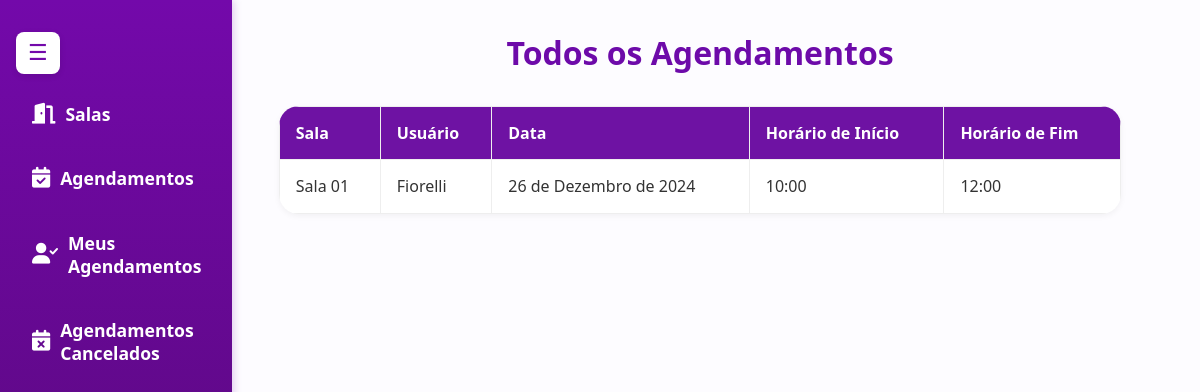
/agendamentos/ (signed in), run on an earlier commit of the app's database.
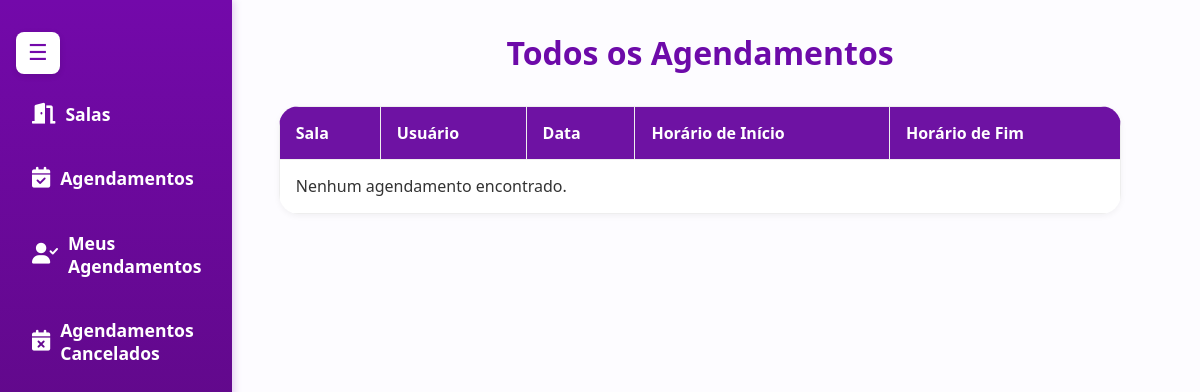
And on a later commit of the database.
### salas/models.py (models this page shows, shortened)
class Agendamento(models.Model):
    sala = models.ForeignKey(Sala, on_delete=models.CASCADE)
    usuario = models.ForeignKey(User, on_delete=models.CASCADE)
    data = models.DateField()
    horario_inicio = models.TimeField()
    horario_fim = models.TimeField()

class Sala(models.Model):
    nome = models.CharField(max_length=50)
    capacidade = models.IntegerField()
    imagem = models.ImageField(upload_to='salas_imagens/', blank=True, null=True)

### salas/views.py (the view)
# urls.py: path('agendamentos/', views.listar_agendamentos, name='listar_agendamentos'),
@login_required
def listar_agendamentos(request):
    agendamentos = Agendamento.objects.select_related('sala').order_by('data', 'horario_inicio')
    return render(request, 'salas/listar_agendamentos.html', {'agendamentos': agendamentos})

### salas/templates/salas/listar_agendamentos.html
{% extends 'base.html' %}
{% block content %}
<h1>Todos os Agendamentos</h1>
<table>
    <thead>
        <tr>
            <th>Sala</th>
            <th>Usuário</th>
            <th>Data</th>
            <th>Horário de Início</th>
            <th>Horário de Fim</th>
        </tr>
    </thead>
    <tbody>
        {% for agendamento in agendamentos %}
        <tr>
            <td>{{ agendamento.sala.nome }}</td>
            <td>{{ agendamento.usuario.username }}</td>
            <td>{{ agendamento.data }}</td>
            <td>{{ agendamento.horario_inicio }}</td>
            <td>{{ agendamento.horario_fim }}</td>
        </tr>
        {% empty %}
        <tr>
            <td colspan="5">Nenhum agendamento encontrado.</td>
        </tr>
        {% endfor %}
    </tbody>
</table>
{% endblock %}

What changed in the data, as far as the page shows it:
removed Agendamento: sala.nome "Sala 01", usuario.username "Fiorelli", data "26 de Dezembro de 2024", horario_inicio "10:00", horario_fim "12:00"
Also different on the page:
text now shown: "Nenhum agendamento encontrado."
